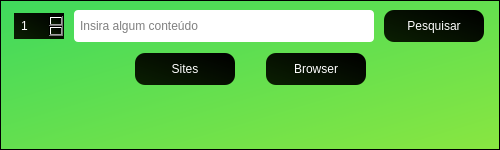
<?xml version="1.0" encoding="UTF-8"?>
<ui version="4.0">
 <class>JamboGui</class>
 <widget class="QWidget" name="JamboGui">
  <property name="geometry">
   <rect>
    <x>0</x>
    <y>0</y>
    <width>500</width>
    <height>150</height>
   </rect>
  </property>
  <property name="sizePolicy">
   <sizepolicy hsizetype="Expanding" vsizetype="Expanding">
    <horstretch>250</horstretch>
    <verstretch>200</verstretch>
   </sizepolicy>
  </property>
  <property name="minimumSize">
   <size>
    <width>500</width>
    <height>150</height>
   </size>
  </property>
  <property name="maximumSize">
   <size>
    <width>500</width>
    <height>150</height>
   </size>
  </property>
  <property name="windowTitle">
   <string>JamboGui</string>
  </property>
  <layout class="QGridLayout" name="myGrid2">
   <property name="leftMargin">
    <number>0</number>
   </property>
   <property name="topMargin">
    <number>0</number>
   </property>
   <property name="rightMargin">
    <number>0</number>
   </property>
   <property name="bottomMargin">
    <number>0</number>
   </property>
   <item row="0" column="0" alignment="Qt::AlignHCenter|Qt::AlignVCenter">
    <widget class="QFrame" name="frame">
     <property name="sizePolicy">
      <sizepolicy hsizetype="Expanding" vsizetype="Expanding">
       <horstretch>0</horstretch>
       <verstretch>0</verstretch>
      </sizepolicy>
     </property>
     <property name="minimumSize">
      <size>
       <width>500</width>
       <height>150</height>
      </size>
     </property>
     <property name="maximumSize">
      <size>
       <width>800</width>
       <height>600</height>
      </size>
     </property>
     <property name="styleSheet">
      <string notr="true">background-color: qlineargradient(spread:pad, x1:0, y1:0, x2:1, y2:1, stop:0 rgba(63, 217, 93, 255), stop:1 rgba(137, 230, 65, 255));</string>
     </property>
     <property name="frameShape">
      <enum>QFrame::StyledPanel</enum>
     </property>
     <property name="frameShadow">
      <enum>QFrame::Raised</enum>
     </property>
     <layout class="QGridLayout" name="gridLayout">
      <item row="3" column="2">
       <widget class="QLabel" name="projectLoader">
        <property name="minimumSize">
         <size>
          <width>50</width>
          <height>50</height>
         </size>
        </property>
        <property name="maximumSize">
         <size>
          <width>50</width>
          <height>50</height>
         </size>
        </property>
        <property name="styleSheet">
         <string notr="true">background-color: rgba(255, 255, 255, 0);</string>
        </property>
        <property name="frameShadow">
         <enum>QFrame::Plain</enum>
        </property>
        <property name="text">
         <string/>
        </property>
        <property name="alignment">
         <set>Qt::AlignCenter</set>
        </property>
       </widget>
      </item>
      <item row="0" column="0" colspan="6">
       <layout class="QHBoxLayout" name="horizontalLayout">
        <item>
         <widget class="QSpinBox" name="selectTotalSites">
          <property name="maximumSize">
           <size>
            <width>50</width>
            <height>16777215</height>
           </size>
          </property>
          <property name="styleSheet">
           <string notr="true">background-color: qlineargradient(spread:pad, x1:1, y1:0.074, x2:0, y2:0.966227, stop:0 rgba(0, 0, 0, 255), stop:0.9375 rgba(10, 29, 2, 255));
border-radius: 20px;
padding: 5px;
font: 10pt &quot;Courier&quot;;
color: rgb(255, 255, 255);</string>
          </property>
          <property name="buttonSymbols">
           <enum>QAbstractSpinBox::UpDownArrows</enum>
          </property>
          <property name="minimum">
           <number>1</number>
          </property>
          <property name="maximum">
           <number>10</number>
          </property>
         </widget>
        </item>
        <item>
         <widget class="QLineEdit" name="inputSearch">
          <property name="sizePolicy">
           <sizepolicy hsizetype="Preferred" vsizetype="Preferred">
            <horstretch>0</horstretch>
            <verstretch>0</verstretch>
           </sizepolicy>
          </property>
          <property name="minimumSize">
           <size>
            <width>150</width>
            <height>32</height>
           </size>
          </property>
          <property name="maximumSize">
           <size>
            <width>300</width>
            <height>32</height>
           </size>
          </property>
          <property name="styleSheet">
           <string notr="true">background-color: rgb(255, 255, 255);
font: 9pt &quot;Arial&quot;;
border-radius: 4px;
padding: 4px;</string>
          </property>
          <property name="placeholderText">
           <string>Insira algum conteúdo</string>
          </property>
          <property name="clearButtonEnabled">
           <bool>true</bool>
          </property>
         </widget>
        </item>
        <item>
         <widget class="QPushButton" name="searchInputButton">
          <property name="sizePolicy">
           <sizepolicy hsizetype="Preferred" vsizetype="Preferred">
            <horstretch>0</horstretch>
            <verstretch>0</verstretch>
           </sizepolicy>
          </property>
          <property name="minimumSize">
           <size>
            <width>100</width>
            <height>32</height>
           </size>
          </property>
          <property name="maximumSize">
           <size>
            <width>50</width>
            <height>32</height>
           </size>
          </property>
          <property name="styleSheet">
           <string notr="true">background-color: qlineargradient(spread:pad, x1:1, y1:0.074, x2:0, y2:0.966227, stop:0 rgba(0, 0, 0, 255), stop:0.9375 rgba(10, 29, 2, 255));
border-radius: 10px;
padding: 5px;
font: 10pt &quot;Courier&quot;;
color: rgb(255, 255, 255);</string>
          </property>
          <property name="text">
           <string>Pesquisar</string>
          </property>
          <property name="iconSize">
           <size>
            <width>30</width>
            <height>30</height>
           </size>
          </property>
         </widget>
        </item>
       </layout>
      </item>
      <item row="3" column="1">
       <spacer name="horizontalSpacer_5">
        <property name="orientation">
         <enum>Qt::Horizontal</enum>
        </property>
        <property name="sizeHint" stdset="0">
         <size>
          <width>40</width>
          <height>20</height>
         </size>
        </property>
       </spacer>
      </item>
      <item row="2" column="0" colspan="6">
       <layout class="QHBoxLayout" name="horizontalLayout_2">
        <property name="sizeConstraint">
         <enum>QLayout::SetDefaultConstraint</enum>
        </property>
        <property name="leftMargin">
         <number>0</number>
        </property>
        <property name="topMargin">
         <number>5</number>
        </property>
        <property name="rightMargin">
         <number>0</number>
        </property>
        <property name="bottomMargin">
         <number>5</number>
        </property>
        <item>
         <spacer name="horizontalSpacer">
          <property name="orientation">
           <enum>Qt::Horizontal</enum>
          </property>
          <property name="sizeHint" stdset="0">
           <size>
            <width>40</width>
            <height>20</height>
           </size>
          </property>
         </spacer>
        </item>
        <item>
         <widget class="QPushButton" name="openSites">
          <property name="minimumSize">
           <size>
            <width>100</width>
            <height>32</height>
           </size>
          </property>
          <property name="maximumSize">
           <size>
            <width>100</width>
            <height>32</height>
           </size>
          </property>
          <property name="sizeIncrement">
           <size>
            <width>100</width>
            <height>32</height>
           </size>
          </property>
          <property name="styleSheet">
           <string notr="true">background-color: qlineargradient(spread:pad, x1:1, y1:0.074, x2:0, y2:0.966227, stop:0 rgba(0, 0, 0, 255), stop:0.9375 rgba(10, 29, 2, 255));
border-radius: 10px;
padding: 5px;
color: rgb(255, 255, 255);
font: 10pt &quot;Courier&quot;;</string>
          </property>
          <property name="text">
           <string>Sites</string>
          </property>
         </widget>
        </item>
        <item>
         <spacer name="horizontalSpacer_3">
          <property name="orientation">
           <enum>Qt::Horizontal</enum>
          </property>
          <property name="sizeType">
           <enum>QSizePolicy::Fixed</enum>
          </property>
          <property name="sizeHint" stdset="0">
           <size>
            <width>25</width>
            <height>20</height>
           </size>
          </property>
         </spacer>
        </item>
        <item alignment="Qt::AlignHCenter|Qt::AlignVCenter">
         <widget class="QPushButton" name="openMiniBrowser">
          <property name="sizePolicy">
           <sizepolicy hsizetype="Preferred" vsizetype="Preferred">
            <horstretch>0</horstretch>
            <verstretch>0</verstretch>
           </sizepolicy>
          </property>
          <property name="minimumSize">
           <size>
            <width>100</width>
            <height>32</height>
           </size>
          </property>
          <property name="maximumSize">
           <size>
            <width>100</width>
            <height>32</height>
           </size>
          </property>
          <property name="styleSheet">
           <string notr="true">background-color: qlineargradient(spread:pad, x1:1, y1:0.074, x2:0, y2:0.966227, stop:0 rgba(0, 0, 0, 255), stop:0.9375 rgba(10, 29, 2, 255));
border-radius: 10px;
padding: 5px;
color: rgb(255, 255, 255);
font: 10pt &quot;Courier&quot;;</string>
          </property>
          <property name="text">
           <string>Browser</string>
          </property>
         </widget>
        </item>
        <item>
         <spacer name="horizontalSpacer_2">
          <property name="orientation">
           <enum>Qt::Horizontal</enum>
          </property>
          <property name="sizeHint" stdset="0">
           <size>
            <width>50</width>
            <height>20</height>
           </size>
          </property>
         </spacer>
        </item>
       </layout>
      </item>
      <item row="3" column="3">
       <spacer name="horizontalSpacer_6">
        <property name="orientation">
         <enum>Qt::Horizontal</enum>
        </property>
        <property name="sizeHint" stdset="0">
         <size>
          <width>40</width>
          <height>20</height>
         </size>
        </property>
       </spacer>
      </item>
     </layout>
    </widget>
   </item>
  </layout>
 </widget>
 <resources/>
 <connections/>
</ui>
